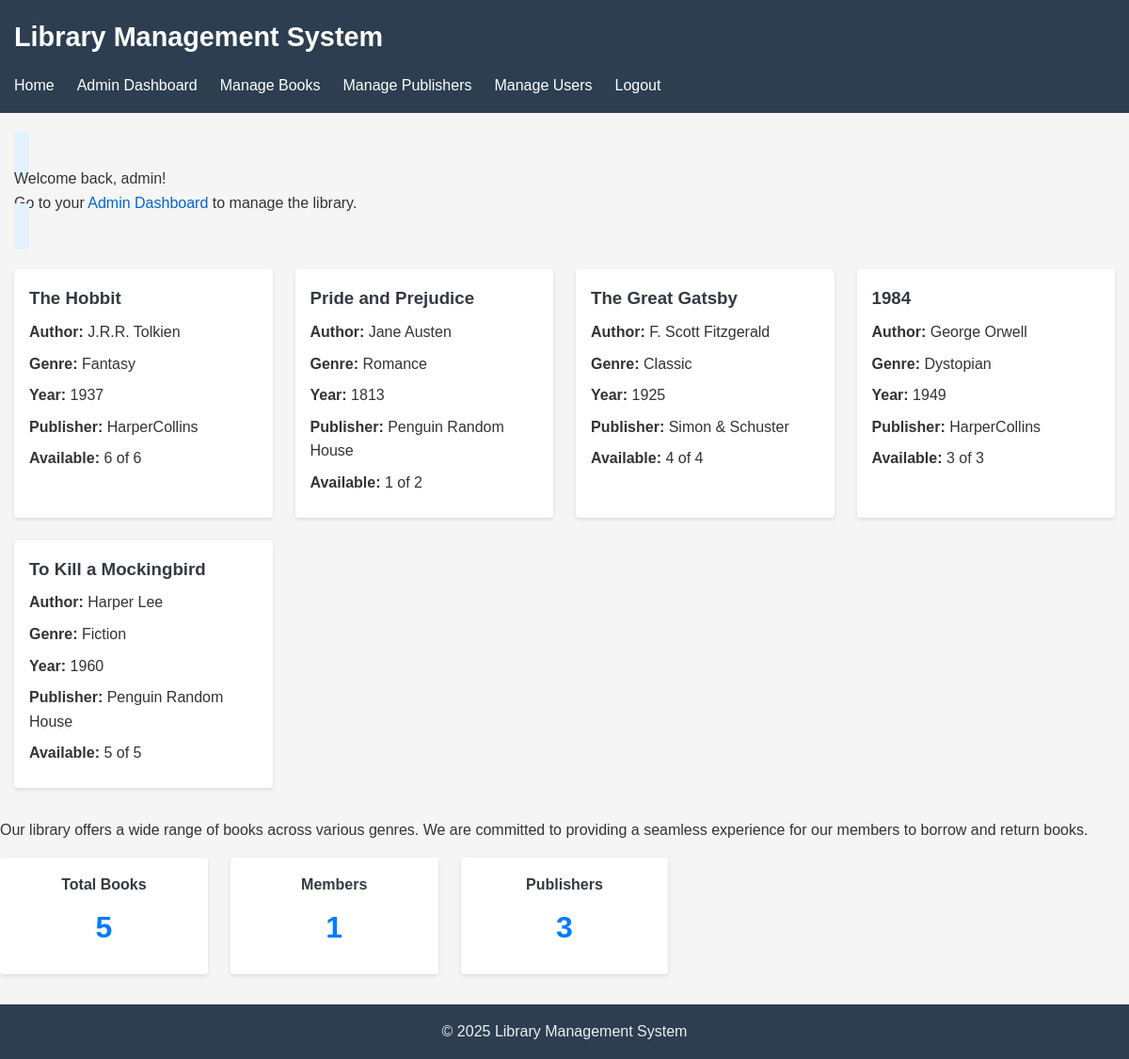
The page / (signed in) on the database its author committed.
### tables this page shows
CREATE TABLE books (
    id INTEGER PRIMARY KEY AUTOINCREMENT,
    title TEXT NOT NULL,
    author TEXT NOT NULL,
    publisher_id INTEGER,
    year INTEGER,
    isbn TEXT,
    genre TEXT,
    quantity INTEGER NOT NULL DEFAULT 1,
    available INTEGER NOT NULL DEFAULT 1,
    created_at TIMESTAMP DEFAULT CURRENT_TIMESTAMP,
    updated_at TIMESTAMP DEFAULT CURRENT_TIMESTAMP,
    FOREIGN KEY (publisher_id) REFERENCES publishers(id)
);

CREATE TABLE publishers (
    id INTEGER PRIMARY KEY AUTOINCREMENT,
    name TEXT NOT NULL,
    address TEXT,
    contact_info TEXT,
    created_at TIMESTAMP DEFAULT CURRENT_TIMESTAMP,
    updated_at TIMESTAMP DEFAULT CURRENT_TIMESTAMP
);

### includes/session.php (called while the page is built, shortened)
<?php
function is_logged_in() {
    return isset($_SESSION['logged_in']) && $_SESSION['logged_in'] === true;
}
function is_admin() {
    return is_logged_in() && isset($_SESSION['role']) && $_SESSION['role'] === 'admin';
}

### includes/db.php (called while the page is built, shortened)
<?php
function get_db_connection() {
    static $db = null;
    if ($db === null) {
        $db_path = __DIR__ . '/../database/library.db';
        try {
            $db = new \SQLite3($db_path);
            $db->enableExceptions(true);
            $db->exec('PRAGMA foreign_keys = ON');
            $db->exec('PRAGMA journal_mode = WAL');
        } catch (\Exception $e) {
            die("Database connection failed: " . $e->getMessage());
        }
    }
    return $db;
}
function db_query($sql, $params = []) {
    $db = get_db_connection();
    try {
        $stmt = $db->prepare($sql);
        $result = $stmt->execute();
        return $result;
    } catch (\Exception $e) {
        error_log("Database query error: " . $e->getMessage() . " in query: " . $sql);
        return false;
    }
}
function db_fetch_assoc($result) {
    if ($result) {
        return $result->fetchArray(SQLITE3_ASSOC);
    }
    return false;
}
function db_fetch_all($result) {
    $rows = [];
    if ($result) {
        while ($row = $result->fetchArray(SQLITE3_ASSOC)) {
            $rows[] = $row;
        }
    }
    return $rows;
}

### index.php (the view, shortened to what this page needs)
<?php
require_once __DIR__ . '/includes/db.php';
require_once __DIR__ . '/includes/session.php';
require_once __DIR__ . '/layouts/Layout.php';
$recent_books = db_query(
    "SELECT b.*, p.name as publisher_name
     FROM books b
     LEFT JOIN publishers p ON b.publisher_id = p.id
     ORDER BY b.id DESC LIMIT 5"
);
$recent_books = db_fetch_all($recent_books);
?>
<div class="home-page">
    <Layout::pageTitle('Welcome to the Library Management System');
    <?php if (!is_logged_in()): ?>
        <div class="welcome-message">
            <p>Please <a href="/auth/login.php">login</a> or <a href="/auth/register.php">register</a> to access the library services.</p>
        </div>
    <?php else: ?>
        <div class="welcome-message">
            <p>Welcome back, <?php echo $_SESSION['username']; ?>!</p>
            <?php if (is_admin()): ?>
                <p>Go to your <a href="/admin/dashboard.php">Admin Dashboard</a> to manage the library.</p>
            <?php else: ?>
                <p>Go to your <a href="/member/dashboard.php">Member Dashboard</a> to view your borrowed books and more.</p>
            <?php endif; ?>
        </div>
    <?php endif; ?>
    <div class="recent-books">
        <Layout::sectionTitle('Recently Added Books');
        <?php if (empty($recent_books)): ?>
            <p>No books available.</p>
        <?php else: ?>
            <div class="book-list">
                <?php foreach ($recent_books as $book): ?>
                    <div class="book-card">
                        <h3><?php echo htmlspecialchars($book['title']); ?></h3>
                        <p><strong>Author:</strong> <?php echo htmlspecialchars($book['author']); ?></p>
                        <p><strong>Genre:</strong> <?php echo htmlspecialchars($book['genre']); ?></p>
                        <p><strong>Year:</strong> <?php echo htmlspecialchars($book['year']); ?></p>
                        <p><strong>Publisher:</strong> <?php echo htmlspecialchars($book['publisher_name']); ?></p>
                        <p><strong>Available:</strong> <?php echo $book['available']; ?> of <?php echo $book['quantity']; ?></p>
                    </div>
                <?php endforeach; ?>
            </div>
        <?php endif; ?>
    </div>
    <div class="library-info">
        <Layout::sectionTitle('About Our Library');
        <p>Our library offers a wide range of books across various genres. We are committed to providing a seamless experience for our members to borrow and return books.</p>
        <div class="library-stats">
            <?php
            $total_books = db_query("SELECT COUNT(*) as count FROM books");
            $total_books = db_fetch_assoc($total_books)['count'];
            $total_members = db_query("SELECT COUNT(*) as count FROM users WHERE role = 'member'");
            $total_members = db_fetch_assoc($total_members)['count'];
            $total_publishers = db_query("SELECT COUNT(*) as count FROM publishers");
            $total_publishers = db_fetch_assoc($total_publishers)['count'];
            ?>
            <div class="stat-card">
                <h4>Total Books</h4>
                <p class="stat-number"><?php echo $total_books; ?></p>
            </div>
            <div class="stat-card">
                <h4>Members</h4>
                <p class="stat-number"><?php echo $total_members; ?></p>
            </div>
            <div class="stat-card">
                <h4>Publishers</h4>
                <p class="stat-number"><?php echo $total_publishers; ?></p>
            </div>
        </div>
    </div>

### assets/styles.css (style rules this page uses)
* { margin: 0; padding: 0; box-sizing: border-box; }
body { font-family: Arial, sans-serif; line-height: 1.6; color: #333; background-color: #f5f5f5; }
a { color: #0066cc; text-decoration: none; }

### index.php (style rules this page uses)
.home-page { margin-bottom: 2rem; }
.welcome-message { background-color: #e3f2fd; padding: 1rem; border-radius: 0.25rem; margin-bottom: 2rem; }
.book-list { display: grid; grid-template-columns: repeat(auto-fill, minmax(250px, 1fr)); gap: 1.5rem; margin-top: 1rem; }
.book-card { background-color: #fff; border-radius: 0.25rem; box-shadow: 0 2px 4px rgba(0, 0, 0, 0.1); padding: 1rem; }
.book-card h3 { margin-top: 0; margin-bottom: 0.5rem; color: #343a40; }
.book-card p { margin-bottom: 0.5rem; }
.library-info { margin-top: 2rem; }
.library-stats { display: grid; grid-template-columns: repeat(auto-fill, minmax(200px, 1fr)); gap: 1.5rem; margin-top: 1rem; }
.stat-card { background-color: #fff; border-radius: 0.25rem; box-shadow: 0 2px 4px rgba(0, 0, 0, 0.1); padding: 1rem; text-align: center; }
.stat-card h4 { margin-top: 0; color: #343a40; }
.stat-number { font-size: 2rem; font-weight: bold; color: #007bff; margin: 0.5rem 0; }

### rows shown on the page
books: title "The Hobbit", author "J.R.R. Tolkien", genre "Fantasy", year "1937", publisher.name "HarperCollins", available "6", quantity "6"
books: title "Pride and Prejudice", author "Jane Austen", genre "Romance", year "1813", publisher.name "Penguin Random House", available "1", quantity "2"
books: title "The Great Gatsby", author "F. Scott Fitzgerald", genre "Classic", year "1925", publisher.name "Simon & Schuster", available "4", quantity "4"
books: title "1984", author "George Orwell", genre "Dystopian", year "1949", publisher.name "HarperCollins", available "3", quantity "3"
books: title "To Kill a Mockingbird", author "Harper Lee", genre "Fiction", year "1960", publisher.name "Penguin Random House", available "5", quantity "5"

### other values the page prints
$_SESSION['username'] "admin"
$total_books "5"
$total_members "1"
$total_publishers "3"
